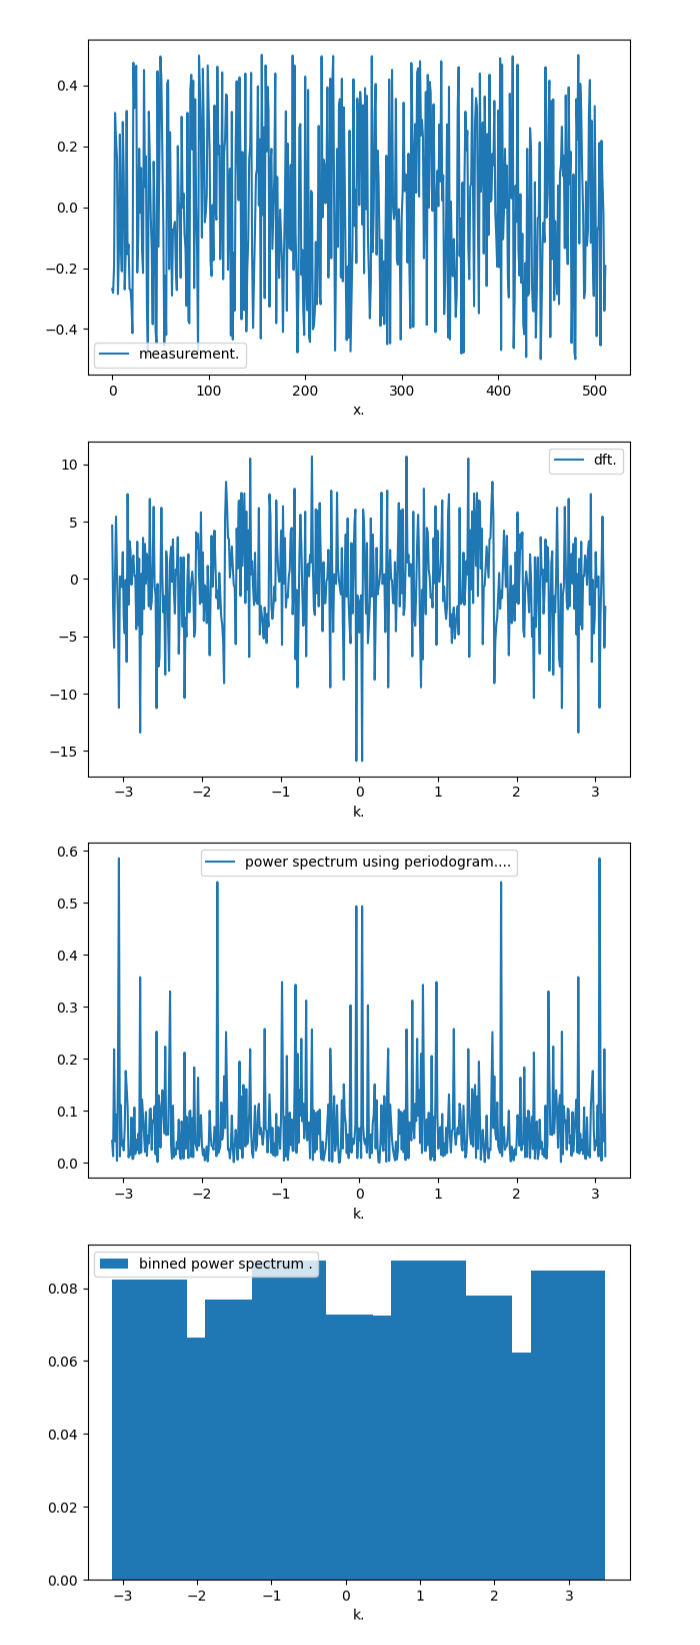

Generate this figure with Python:
#connect to internet, because this code requireinternet access.

import numpy as np
import matplotlib.pyplot as plt

f1='http://theory.tifr.res.in/~kulkarni/noise.txt'
data=np.loadtxt(f1,usecols=0)

n=len(data)
x=np.arange(n)

dft=np.fft.fft(data)
k=2*np.pi/n*(np.arange(n)-n/2) 
l=np.argsort(k)
dft=dft[l]

periodogram=abs(dft)*abs(dft)/n

bin_length=n//10
extra_elements=n%10
bin_edge=[]
pow_spec_av=[]
for i in range(0,9):
  bin_index=np.arange(bin_length)+i*bin_length
  bin_edge.append(k[bin_index[0]])
  pow_spec_av.append(np.mean(periodogram[bin_index]))

last_bin_index=np.arange(9*bin_length,n)
bin_edge.append(k[9*bin_length])
pow_spec_av.append(np.mean(periodogram[last_bin_index]))

plt.figure(figsize=[7,20])

plt.subplot(411)
plt.plot(x,data,label='measurement.')
plt.xlabel('x.')
plt.legend()

plt.subplot(412)
plt.plot(k,np.real(dft),label='dft.')
plt.xlabel('k.')
plt.legend()

plt.subplot(413)
plt.plot(k,periodogram,label='power spectrum using periodogram....')
plt.xlabel('k.')
plt.legend()

plt.subplot(414)
plt.bar(bin_edge,pow_spec_av,align='edge',width=1,label='binned power spectrum .')
plt.xlabel('k.')
plt.legend()

plt.show()
